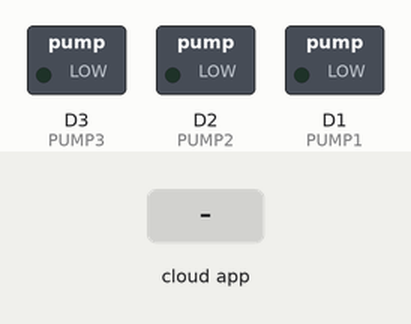
Simulated run of this sketch. Board: ESP8266 (NodeMCU). Parts: switched loads named in the sketch (green lamp = pin HIGH). The inputs (shaded band) are chosen by the test bench. WiFi joins after 1.5 s; servers stay silent unless stated; the Firebase database answers and starts empty; what the sketch prints to the serial monitor is not drawn.

Above: at 2.7 s.
2.8 s: the phone or cloud app sets Red to 1
At 8.46 s:
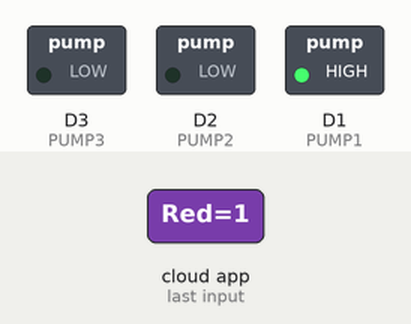
Timing chart, 0 to 10.0 s (numbered marks = the images above; inputs shaded):
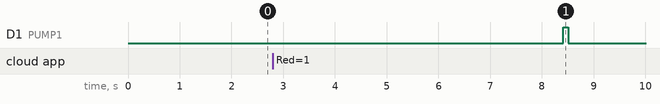

Measured:
- after the input at 2.8 s, D1 (PUMP1): LOW → HIGH after 5.6 s, → LOW 0.10 s later

The sketch:

cocktail_arduino.ino
```cpp
#include <ESP8266WiFi.h>
#include <FirebaseArduino.h>

#define FIREBASE_HOST "YOUR-FIREBASE-HOST" // Firebase host
#define FIREBASE_AUTH "YOUR-FIREBASE-AUTH-KEY" // Firebase Auth code
#define WIFI_SSID "YOUR-WIFI-SSID" // Enter your WiFi Name
#define WIFI_PASSWORD "YOUR-WIFI-PASSWORD" // Enter your password

#define PUMP1 D1// Assuming Pump 1 is connected to digital pin D1
#define PUMP2 D2 // Assuming Pump 2 is connected to digital pin D2
#define PUMP3 D3// Assuming Pump 3 is connected to digital pin D3


void setup() {
  //Initializing serial monitor
  Serial.begin(9600);
  //declaring pins in micro controller
  pinMode(PUMP1, OUTPUT);
  pinMode(PUMP2, OUTPUT);
  pinMode(PUMP3, OUTPUT);

  //Attempting to connect to the wifi
  WiFi.begin(WIFI_SSID, WIFI_PASSWORD);
  Serial.print("Connecting to WiFi");
  while (WiFi.status() != WL_CONNECTED) {
    Serial.print(".");
    delay(500);
  }

  Serial.println();
  Serial.println("Connected to WiFi.");
  Serial.print("IP Address: ");
  Serial.println(WiFi.localIP());//print the Local IP address in the serial monitor

  //Attempting to connect to the firebase host
  Firebase.begin(FIREBASE_HOST, FIREBASE_AUTH);
  if (Firebase.failed()) {
    Serial.print("Failed to connect to Firebase: ");
    Serial.println(Firebase.error());
  } else {
    Serial.println("Connected to Firebase.");

}
}
void loop() {
  // Fetch the values from Firebase
  int redValue = Firebase.getInt("/Green/Red");
  int blueValue = Firebase.getInt("/Green/Blue");
  int yellowValue = Firebase.getInt("/Green/Yellow");


  // Dispense drinks based on the values
  dispenseDrink(PUMP1, redValue);
  dispenseDrink(PUMP2, blueValue);
  dispenseDrink(PUMP3, yellowValue);

  delay(6000); // Wait 10 seconds before checking again
}

void dispenseDrink(int pumpPin, int value ) {
  if (value > 0) {
    int dispenseTime = value * 100; // Convert value to milliseconds

    digitalWrite(pumpPin, HIGH); // Turn on the pump
    delay(dispenseTime); // Keep the pump on for the calculated time
    digitalWrite(pumpPin, LOW);
    delay(5000); // Turn off the pump

    Serial.println("pump stopped.");
  }
}
```
